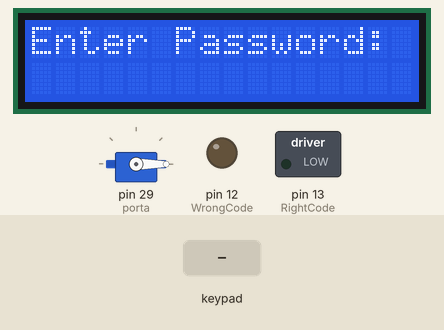
This sketch was run on a simulated Arduino Mega 2560, built with avr-gcc and run on an emulated ATmega2560. Shown: 16×2 character LCD, servo, switched loads named in the sketch (green lamp = pin HIGH), output pins drawn as LEDs (lit = HIGH). The inputs (shaded band) are chosen by the test bench.

Above: at 1.2 s.
1.3 s: keypad keys 1 1 1 0 9 8 # pressed 0.4 s apart
At 5.2 s:
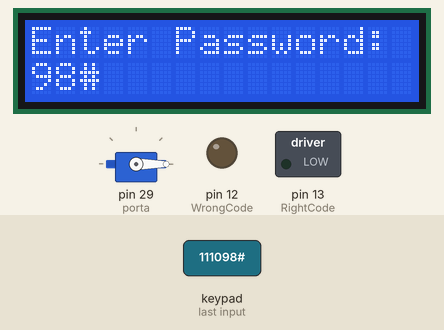
5.8 s: key 'A' pressed
At 7.0 s:
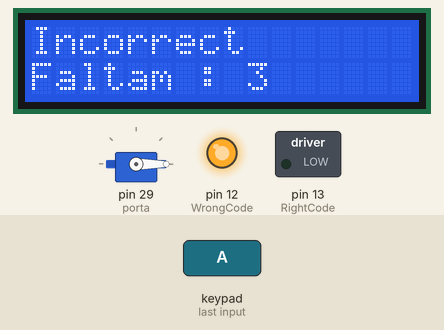
7.8 s: keypad keys 2 3 3 0 pressed 0.4 s apart
At 10.8 s:
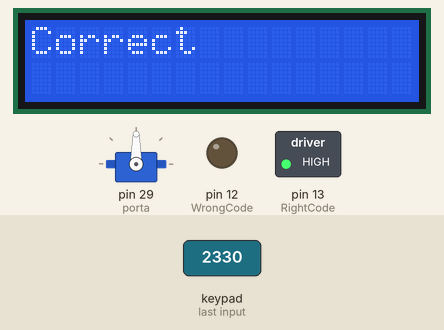
Timing chart, 0 to 22.0 s (numbered marks = the images above; inputs shaded):
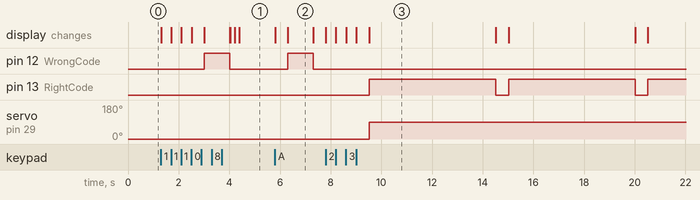

Measured:
- after the input at 1.3 s, pin 12 (WrongCode): LOW → HIGH after 1.7 s, → LOW 1.0 s later; the display: first changes at once (image 1 shows a later state)
- after the input at 5.8 s, pin 12 (WrongCode): LOW → HIGH after 0.51 s, → LOW 1.0 s later; the display: first changes at once (image 2 shows a later state)
- after the input at 7.8 s, pin 13 (RightCode): alternates HIGH for 5.0 s and LOW for 0.51 s, starting after 1.7 s; servo on pin 29 (porta): 0° → 90° after 1.7 s; the display: first changes at once (image 3 shows a later state)
- what the display in image 2 shows lasts 1.0 s, from 6.3 s to 7.3 s

The sketch:

main.ino
```cpp
#include <Servo.h>
#include <Keypad.h>
#include <Wire.h>
#include <LiquidCrystal.h>
#define Password_Length 5

Servo porta;
void matrixcode();
void clearData();
void Alarme();
void porta_motor();


char Pass[Password_Length];
char Master_Pass[Password_Length] = "2330";
int alarme = 28;
int RightCode = 13;
int WrongCode = 12;
byte pass_count = 0;
char customKey;
int IncorrectPass = 0;
int tentativas = 4;


LiquidCrystal lcd(27, 26, 25, 24, 23, 22);


const byte ROWS = 4;
const byte COLS = 4;
char keys[ROWS][COLS] = {
  {'1', '2', '3', 'A'},
  {'4', '5', '6', 'B'},
  {'7', '8', '9', 'C'},
  {'*', '0', '#', 'D'}

};

byte rowPins[ROWS] = {11, 10, 9, 8};
byte colPins[COLS] = {7, 6, 5, 4};

Keypad customKeypad = Keypad(makeKeymap(keys), rowPins, colPins, ROWS, COLS);


void setup() {
  // put your setup code here, to run once:
  Serial.begin(9600);
  lcd.begin(16, 2);
  porta.attach(29);
  pinMode(RightCode, OUTPUT);
  pinMode(WrongCode, OUTPUT);
  porta.write(0);
}


void loop() {

  matrixcode();
  noTone(alarme);

}
```

Alarme.ino
```cpp
void Alarme() {

  int previuosmillis = millis();
  while (millis() - previuosmillis  < 20000) {
    for (int i = 700; i < 800; i++) {
      tone(alarme, i);
      delay(15);
    }
    for (int i = 800; i > 700; i--) {
      tone(alarme, i);
      delay(15);
    }
  }
  tentativas = 4;
  IncorrectPass = 0;
}
```

clearData.ino
```cpp
void clearData() {
  // Go through array and clear data
  while (pass_count != 0) {
    Pass[pass_count--] = 0;
  }
  return;
}
```

matrixcode.ino
```cpp
void matrixcode() {

  lcd.setCursor(0, 0);
  lcd.print("Enter Password:");


  customKey = customKeypad.getKey();
  if (customKey) {
    Pass[pass_count] = customKey;
    lcd.setCursor(pass_count, 1);
    lcd.print(Pass[pass_count]);
    pass_count++;                     //conta o numero de caracteres da password


  }


  if (pass_count == Password_Length - 1) {        //quando a password chega ao fim
    delay(500);                                   // da tempo para que apareca o ultimo caractere antes de limpar o ecra
    lcd.clear();

    if (!strcmp(Pass, Master_Pass)) { //compara com a password real
      lcd.print("Correct");
      digitalWrite(RightCode, HIGH);
      porta_motor();
      digitalWrite(RightCode, LOW); //se for a certa aparece escrito correto e abre a porta por 5 segundos
      IncorrectPass = 0;
      Pass[Password_Length]= NULL;

    }
    else {
      // Password is incorrect
      lcd.print("Incorrect");
      lcd.setCursor(0, 1);
      lcd.print("Faltam : ");
      lcd.print(tentativas);
      tentativas--;        //se estiver errada diz que esta errada no lcd e volta ao inicio
      digitalWrite(WrongCode, HIGH);
      delay(1000);
      digitalWrite(WrongCode, LOW);
      IncorrectPass++;

     if (IncorrectPass==5) {
      lcd.clear();
      lcd.print("Alarme Intrusao");
      Alarme();
     }
    // Clear data and LCD display
    lcd.clear();
    clearData();


  }
}

}
```

porta_motor.ino
```cpp
void porta_motor() {
  porta.write(90);
  delay(5000);
  porta.write(0);
}
```
